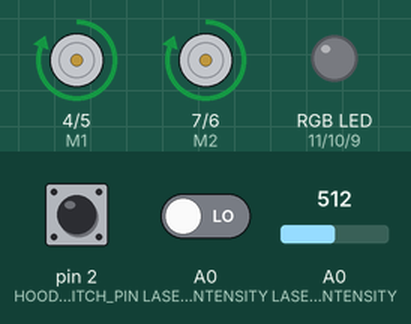
Simulated run of this sketch. Board: Arduino Uno, built with avr-gcc and run on an emulated ATmega328P. On the bench: direction and speed pins drawn as motors (green arrow = direction pin HIGH = forward, orange = LOW = backward, longer = more drive), an RGB LED mixed from three pins (HIGH = lit). The inputs (shaded band) are chosen by the test bench; at power-on: pin 2 (HOOD_SWITCH_PIN) HIGH, A0 (LASER_INTENSITY) LOW, A0 (LASER_INTENSITY) = 512.

Above: at 1.2 s.
1.3 s: pin 2 (HOOD_SWITCH_PIN) pulled LOW for 0.15 s
At 2.7 s:
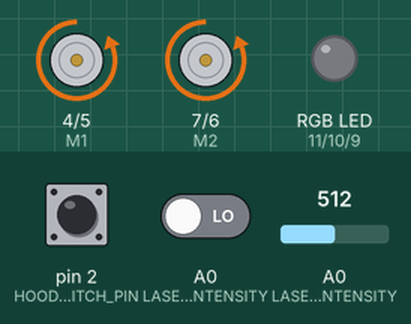
4.4 s: pin 2 (HOOD_SWITCH_PIN) pulled LOW for 1 s
At 7.6 s:
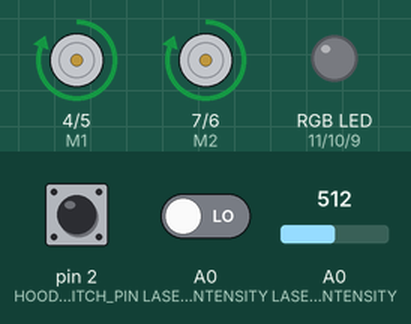
7.9 s: pin 2 (HOOD_SWITCH_PIN) pulled LOW for 3.2 s
At 10.4 s:
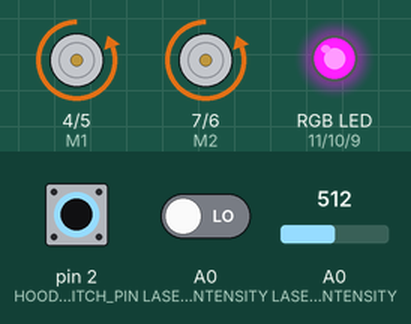
Timing chart, 0 to 13.4 s (numbered marks = the images above; inputs shaded):
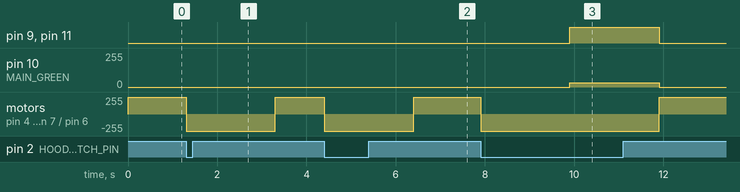

Measured:
- after the input at 1.3 s, motor on pin 4 (M1) / pin 5 (E1), motor on pin 7 (M2) / pin 6 (E2): forward 255/255 → backward 255/255 at once, → forward 255/255 2.0 s later
- after the input at 4.4 s, motor on pin 4 (M1) / pin 5 (E1), motor on pin 7 (M2) / pin 6 (E2): forward 255/255 → backward 255/255 at once, → forward 255/255 2.0 s later
- after the input at 7.9 s, pin 9 (MAIN_BLUE), pin 11 (MAIN_RED): LOW → HIGH after 2.0 s, → LOW 2.0 s later; pin 10 (MAIN_GREEN): 0/255 → 32/255 after 2.0 s, → 0/255 2.0 s later; motor on pin 4 (M1) / pin 5 (E1), motor on pin 7 (M2) / pin 6 (E2): forward 255/255 → backward 255/255 at once, → forward 255/255 4.0 s later

The sketch:

secondary_controller.ino
```cpp
//read the hood open/close on pin 2, this is a switch to ground
#define HOOD_SWITCH_PIN 2

//motors are on 4,5,6,7 which is from the motor shield, PWM mode
//  http://www.dfrobot.com/wiki/index.php?title=Arduino_Motor_Shield_(L298N)_(SKU:DRI0009)
#define E1 5
#define M1 4
#define E2 6
#define M2 7

//main interior lights
#define MAIN_RED 11
#define MAIN_GREEN 10
#define MAIN_BLUE 9

//PWM read back from the laser activation
#define LASER_INTENSITY A0

int powerLevel = -1;

#define UNKNOWN -1
#define OPEN HIGH
#define CLOSED LOW
int hood = UNKNOWN;
int hoodSwitch = UNKNOWN;

void setup() {

  pinMode(HOOD_SWITCH_PIN, INPUT_PULLUP);

  pinMode(M1, OUTPUT);
  pinMode(M2, OUTPUT);
  pinMode(E1, OUTPUT);
  pinMode(E2, OUTPUT);

  pinMode(MAIN_RED, OUTPUT);
  pinMode(MAIN_GREEN, OUTPUT);
  pinMode(MAIN_BLUE, OUTPUT);

  pinMode(LASER_INTENSITY, INPUT);
}

void loop() {
  //tight loop since we are doing neopixels, not bothering with interrupts

  //motor control here, switch on -- open the hood, switch off -- close it
  //counting on the limit switch stops in the linear motors for the hood
  int hoodSwitch = digitalRead(HOOD_SWITCH_PIN);

  //an open hood switch, let's see if we should fire up opening the hood.
  if (hoodSwitch == OPEN) {
    //only on a state change
    if (hood != hoodSwitch) {
      //close em!
      digitalWrite(M1, HIGH);
      digitalWrite(M2, HIGH);
      digitalWrite(E1, HIGH);
      digitalWrite(E2, HIGH);
      //white lights indicate the hood is open and the system is safe
      digitalWrite(MAIN_RED, 0);
      digitalWrite(MAIN_GREEN, 0);
      digitalWrite(MAIN_BLUE, 0);
      hood = OPEN;
    }
  } else {
    //only on a state change
    if (hood != hoodSwitch) {
      //open em!
      digitalWrite(M1, LOW);
      digitalWrite(M2, LOW);
      digitalWrite(E1, HIGH);
      digitalWrite(E2, HIGH);
      hood = CLOSED;
      powerLevel = UNKNOWN;
    }
  }
  //closed hood switch, need to monitor power levels
  if (hood == CLOSED) {
    int level = readPWM(LASER_INTENSITY) / 10;
    if (powerLevel != level) {
      powerLevel = level;
      //red light indicate the hood is closed and lasing is going
      //green light indicate the hood is closed and no lasing
      if (level) {
        analogWrite(MAIN_RED, 255 - (level * 25));
        analogWrite(MAIN_GREEN, 255);
        analogWrite(MAIN_BLUE, 255);
      } else {
        analogWrite(MAIN_RED, 255);
        analogWrite(MAIN_GREEN, 32);
        analogWrite(MAIN_BLUE, 255);
      }

    }
  }
}
//Takes in reading pins and outputs pwm frequency and duty cycle.
double readPWM(int readPin){
  int highTime = 0;
  int lowTime = 0;

  int highpulse = pulseIn(readPin,HIGH);
  int lowpulse = pulseIn(readPin,LOW);
  if (highpulse == 0 && lowpulse == 0) {
    //little noise check
    if (analogRead(readPin) && analogRead(readPin) && analogRead(readPin)) {
      return 1.0;
    } else {
      return 0.0;
    }
  }
  return (highpulse/(double (lowpulse+highpulse)));
}
```
